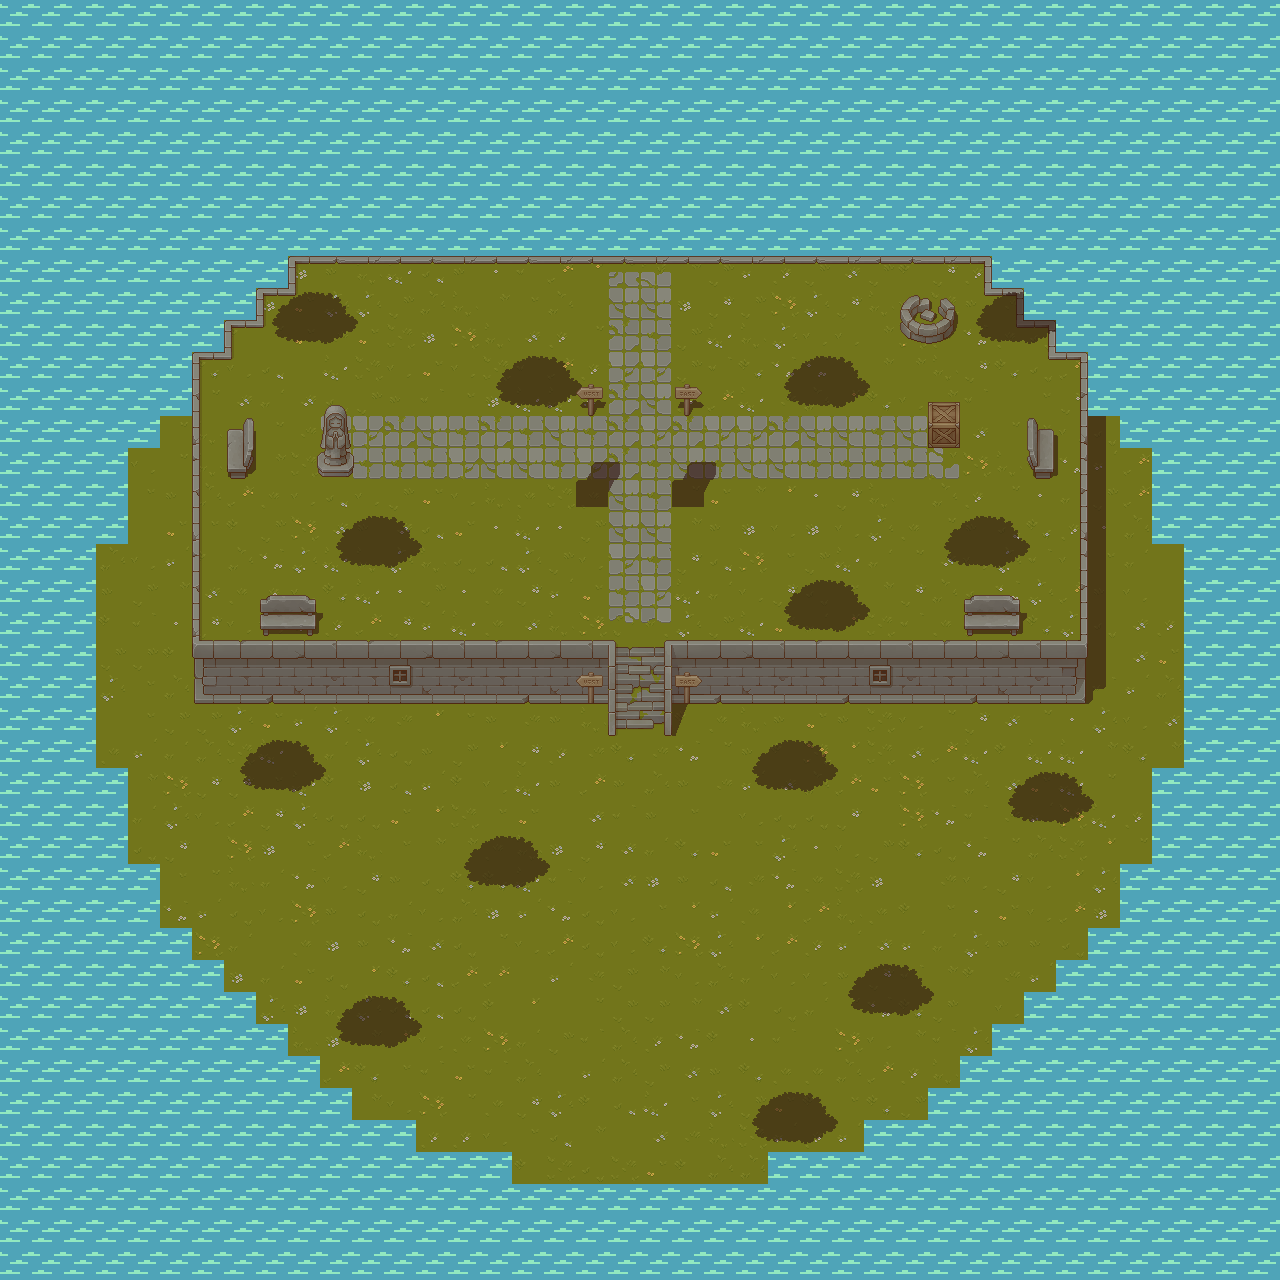

The image is a tile-based game level rendered from a .tmx file. Its description and source (layers, tilesets, objects; grid data summarised) follow:
An orthogonal 40x40 tile map with 32x32 px tiles, 9 tile layers (water, grass, stairway, walkStones, ...), 9 tilesets and 107 objects (26x fishing, shop, sell).

<map version="1.10" tiledversion="1.11.1" orientation="orthogonal" renderorder="right-down" width="40" height="40" tilewidth="32" tileheight="32" infinite="0" nextlayerid="14" nextobjectid="128">
 <tileset firstgid="1" source="tuiles.tsx" />
 <tileset firstgid="65" source="water.tsx" />
 <tileset firstgid="233" source="TX Struct.tsx" />
 <tileset firstgid="489" source="TX Tileset Wall.tsx" />
 <tileset firstgid="745" source="TX Props.tsx" />
 <tileset firstgid="1001" source="TX Tileset Grass.tsx" />
 <tileset firstgid="1065" source="Objects.tsx" />
 <tileset firstgid="1067" source="TX Shadow.tsx" />
 <tileset firstgid="1323" source="TX Shadow Plant.tsx" />
 <layer id="2" name="water" width="40" height="40">
  <data>[1600 cells, 1600 non-empty, 2 distinct tile ids]</data>
 </layer>
 <layer id="1" name="grass" width="40" height="40">
  <data>[1600 cells, 808 non-empty, 32 distinct tile ids]</data>
 </layer>
 <layer id="3" name="stairway" width="40" height="40">
  <data>[1600 cells, 6 non-empty, 6 distinct tile ids]</data>
 </layer>
 <layer id="6" name="walkStones" width="40" height="40">
  <data>[1600 cells, 60 non-empty, 12 distinct tile ids]</data>
 </layer>
 <layer id="13" name="wallShadows" width="40" height="40" opacity="0.6">
  <data>[1600 cells, 12 non-empty, 3 distinct tile ids]</data>
 </layer>
 <layer id="4" name="wall" width="40" height="40">
  <data>[1600 cells, 102 non-empty, 30 distinct tile ids]</data>
 </layer>
 <layer id="9" name="propsShadows" width="40" height="40" opacity="0.6">
  <data>[1600 cells, 32 non-empty, 22 distinct tile ids]</data>
 </layer>
 <layer id="10" name="TreesShadows" width="40" height="40" opacity="0.6">
  <data>[1600 cells, 109 non-empty, 8 distinct tile ids]</data>
 </layer>
 <layer id="7" name="props" width="40" height="40">
  <data>[1600 cells, 31 non-empty, 25 distinct tile ids]</data>
 </layer>
 <objectgroup id="8" name="trees">
  <object id="14" gid="1065" x="224" y="352" width="160" height="160" />
  <object id="15" gid="1065" x="288" y="576" width="160" height="160" />
  <object id="16" gid="1065" x="736" y="640" width="160" height="160" />
  <object id="17" gid="1065" x="896" y="576" width="160" height="160" />
  <object id="18" gid="1065" x="736" y="416" width="160" height="160" />
  <object id="20" gid="1065" x="960" y="832" width="160" height="160" />
  <object id="21" gid="1065" x="704" y="800" width="160" height="160" />
  <object id="22" gid="1065" x="192" y="800" width="160" height="160" />
  <object id="23" gid="1065" x="288" y="1056" width="160" height="160" />
  <object id="24" gid="1065" x="416" y="896" width="160" height="160" />
  <object id="25" gid="1065" x="800" y="1024" width="160" height="160" />
  <object id="26" gid="1065" x="704" y="1152" width="160" height="160" />
  <object id="28" gid="1065" x="448" y="416" width="160" height="160" />
  <object id="29" gid="1065" x="928" y="352" width="160" height="160" />
  <object id="96" gid="1066" x="672" y="512" width="32" height="96" />
  <object id="97" gid="1066" x="576" y="512" width="32" height="96" />
 </objectgroup>
 <objectgroup id="12" name="interactions">
  <object id="98" type="fishing" x="320" y="264" width="288" height="56">
   <properties>
    <property name="message" value="Press (E) to fish" />
   </properties>
  </object>
  <object id="99" type="fishing" x="672" y="264" width="316" height="55">
   <properties>
    <property name="message" value="Press (E) to fish" />
   </properties>
  </object>
  <object id="100" type="fishing" x="95" y="449" width="64" height="96">
   <properties>
    <property name="message" value="Press (E) to fish" />
   </properties>
  </object>
  <object id="101" type="fishing" x="66" y="546" width="61" height="222">
   <properties>
    <property name="message" value="Press (E) to fish" />
   </properties>
  </object>
  <object id="102" type="fishing" x="120" y="769" width="39" height="95">
   <properties>
    <property name="message" value="Press (E) to fish" />
   </properties>
  </object>
  <object id="103" type="fishing" x="154" y="864" width="37" height="66">
   <properties>
    <property name="message" value="Press (E) to fish" />
   </properties>
  </object>
  <object id="104" type="fishing" x="192" y="927" width="32" height="45">
   <properties>
    <property name="message" value="Press (E) to fish" />
   </properties>
  </object>
  <object id="105" type="fishing" x="225" y="961" width="30" height="33">
   <properties>
    <property name="message" value="Press (E) to fish" />
   </properties>
  </object>
  <object id="106" type="fishing" x="253" y="991" width="33" height="39">
   <properties>
    <property name="message" value="Press (E) to fish" />
   </properties>
  </object>
  <object id="107" type="fishing" x="288" y="1028" width="31" height="32">
   <properties>
    <property name="message" value="Press (E) to fish" />
   </properties>
  </object>
  <object id="108" type="fishing" x="323" y="1055" width="27" height="34">
   <properties>
    <property name="message" value="Press (E) to fish" />
   </properties>
  </object>
  <object id="109" type="fishing" x="350" y="1088" width="64" height="35">
   <properties>
    <property name="message" value="Press (E) to fish" />
   </properties>
  </object>
  <object id="110" type="fishing" x="415" y="1120" width="96" height="38">
   <properties>
    <property name="message" value="Press (E) to fish" />
   </properties>
  </object>
  <object id="111" type="fishing" x="513" y="1150" width="254" height="42">
   <properties>
    <property name="message" value="Press (E) to fish" />
   </properties>
  </object>
  <object id="112" type="fishing" x="764" y="1120" width="100" height="38">
   <properties>
    <property name="message" value="Press (E) to fish" />
   </properties>
  </object>
  <object id="113" type="fishing" x="842" y="1091" width="81" height="30">
   <properties>
    <property name="message" value="Press (E) to fish" />
   </properties>
  </object>
  <object id="114" type="fishing" x="901" y="1055" width="61" height="35">
   <properties>
    <property name="message" value="Press (E) to fish" />
   </properties>
  </object>
  <object id="115" type="fishing" x="954" y="1023" width="44" height="35">
   <properties>
    <property name="message" value="Press (E) to fish" />
   </properties>
  </object>
  <object id="116" type="fishing" x="979" y="990" width="50" height="39">
   <properties>
    <property name="message" value="Press (E) to fish" />
   </properties>
  </object>
  <object id="117" type="fishing" x="1016" y="961" width="44" height="40">
   <properties>
    <property name="message" value="Press (E) to fish" />
   </properties>
  </object>
  <object id="118" type="fishing" x="1040" y="926" width="50" height="35">
   <properties>
    <property name="message" value="Press (E) to fish" />
   </properties>
  </object>
  <object id="119" type="fishing" x="1075" y="870" width="43" height="77">
   <properties>
    <property name="message" value="Press (E) to fish" />
   </properties>
  </object>
  <object id="120" type="fishing" x="1120" y="770" width="36" height="103">
   <properties>
    <property name="message" value="Press (E) to fish" />
   </properties>
  </object>
  <object id="121" type="fishing" x="1150" y="543" width="38" height="265">
   <properties>
    <property name="message" value="Press (E) to fish" />
   </properties>
  </object>
  <object id="122" type="fishing" x="1119" y="449" width="35" height="89">
   <properties>
    <property name="message" value="Press (E) to fish" />
   </properties>
  </object>
  <object id="123" type="fishing" x="1088" y="408" width="32" height="40">
   <properties>
    <property name="message" value="Press (E) to fish" />
   </properties>
  </object>
  </objectgroup>
 <objectgroup id="11" name="hitboxes">
  <!-- 63 objects omitted --></objectgroup>
</map>
<!-- 65 of 107 objects omitted -->
